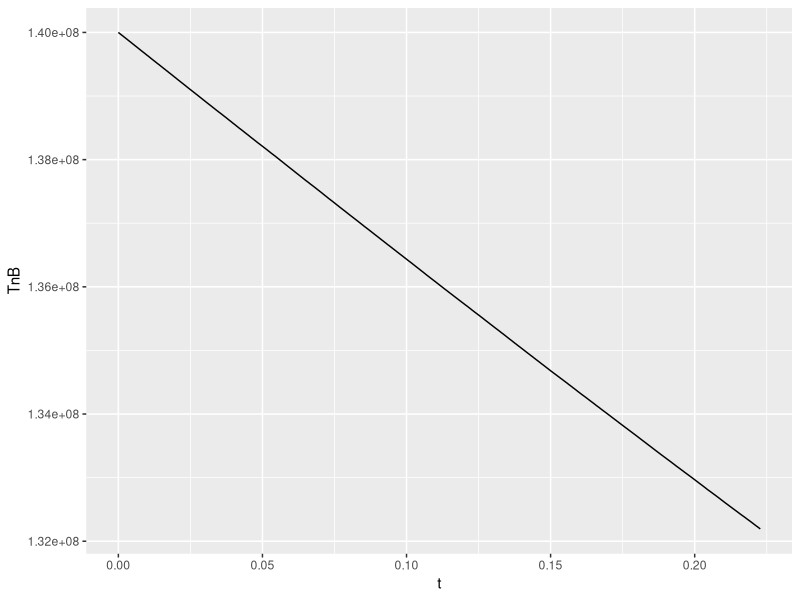
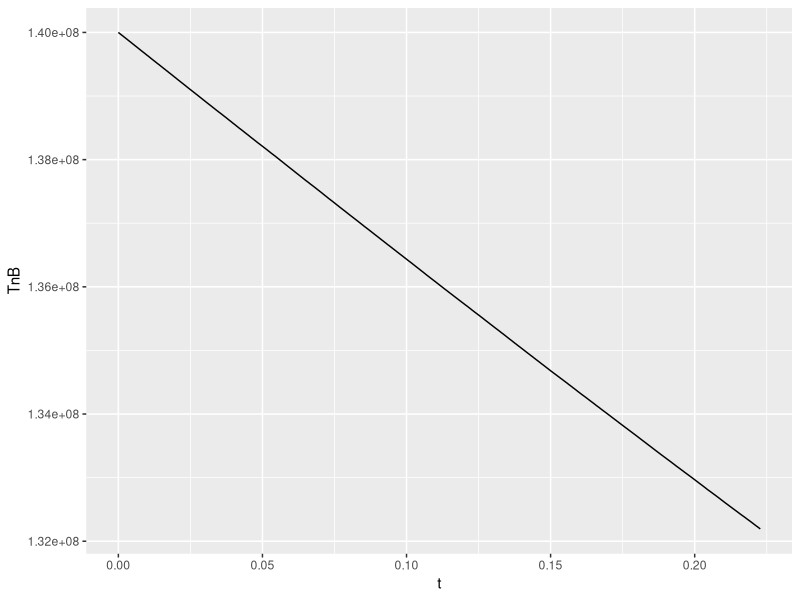
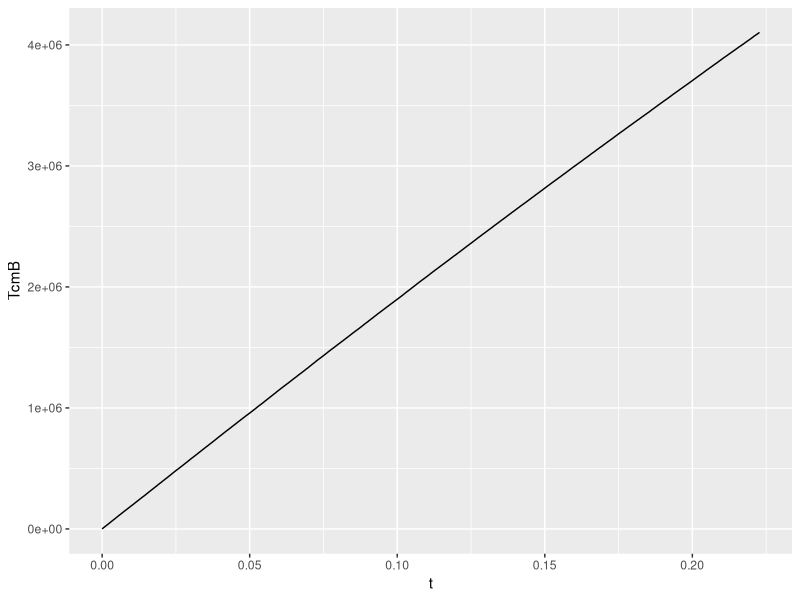
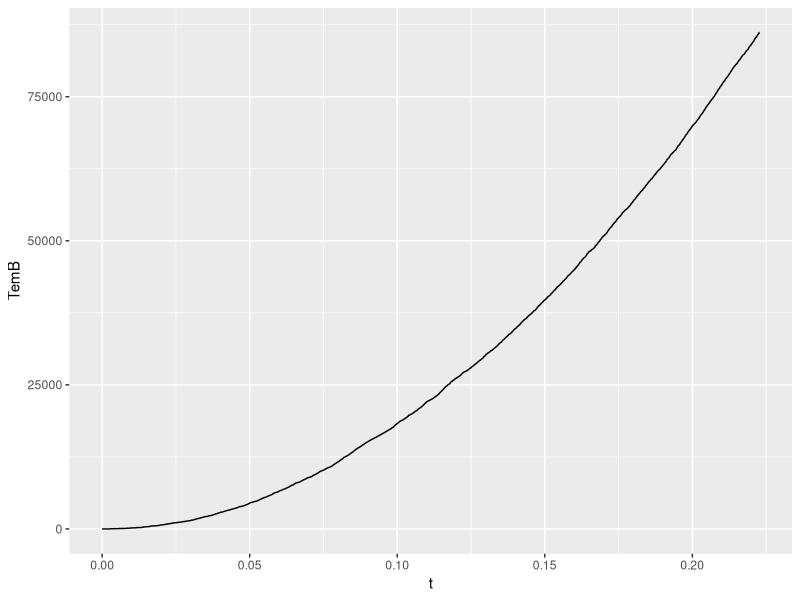
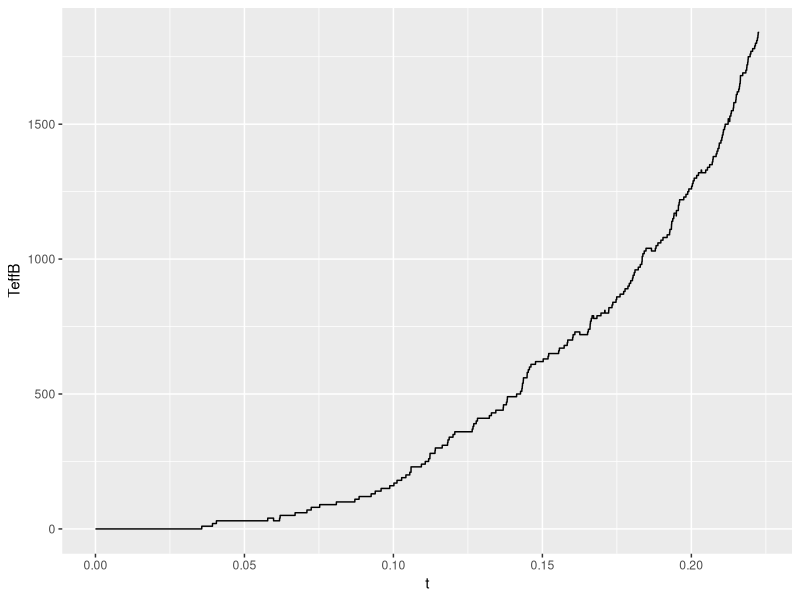
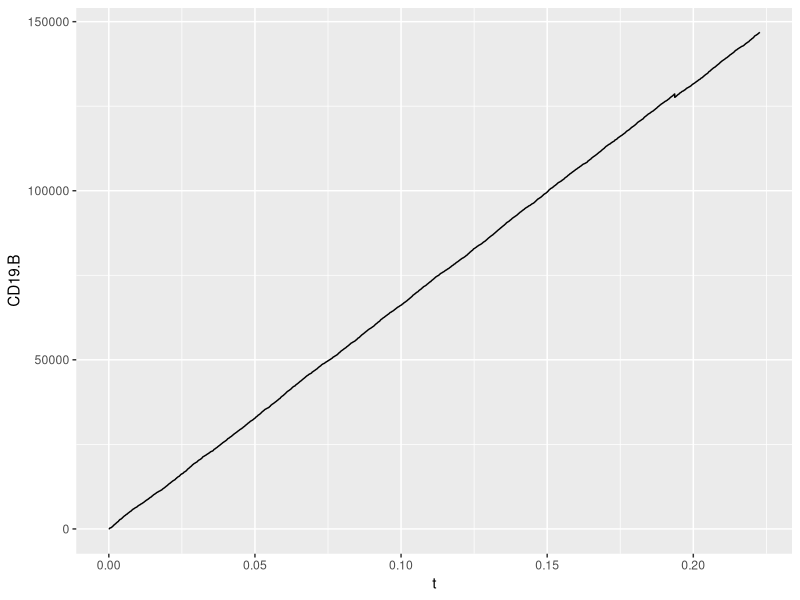
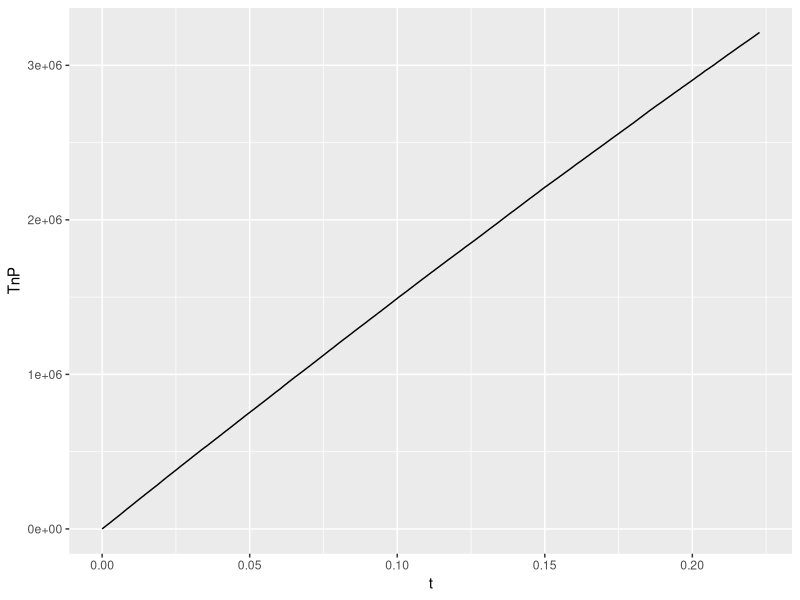
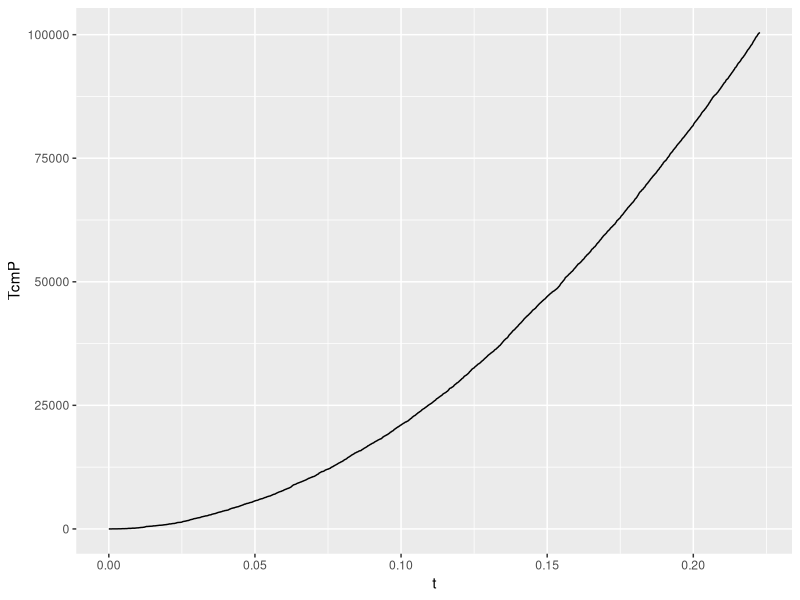

The R source for these figures, in order:
library(tidyverse)
library(Hmisc)

species <- c("TnB","TcmB","TemB","TeffB","CD19+B","TnP","TcmP","TemP","TeffP","CD19+P")

#defining the scales altering the rates and number of cells involved in each reaction

scales <- c(1,#A
            1,#B
            1,#C
            1,#D
            1,#E
            1,#F
            1,#G
            1,#H
            1,#I
            1,#J
            100,#K
            100,#L
            100,#M
            100,#N
            100,#O
            100,#P
            100,#Q
            100,#R
            1,#S
            1,#T
            1,#U
            1,#V
            1,#Q
            1,#R
            1,#S
            1,#T
            1,#U
            1,#V
            1,#W
            1,#X
            1,#Y
            1,#Z
            100,#A2
            1,#B2
            1,#C2
            1,#D2
            1,#E2
            1,#F2
            1,#G2
            100,#H2
            100,#I2
            100,#J2
            100,#K2
            100,#L2
            100,#M2
            100,#N2
            100 #O2
)

scales <- 10*scales

#Defining the stoicheometric matrix

#The reactions representing the natural elimination rate of CAR-T cells in the blood 
react_elim <- c(-scales[1],rep(0,9), #A
                0,-scales[2],rep(0,8),#B
                0,0,-scales[3],rep(0,7),#C
                rep(0,3),-scales[4],rep(0,6)) %>% #D
  matrix(nrow=10) %>% t()

colnames(react_elim) <- species

#The reactions representing the differentiation of CAR-T cells in the blood
react_diff_B <- c(-scales[5],scales[5],rep(0,8),#E
                  0,-scales[6],scales[6],rep(0,7),#F
                  0,0,-scales[7],scales[7],rep(0,6)) %>% #G
  matrix(nrow = 10) %>% t()

colnames(react_diff_B) <- species

#The reactions representing the natural proliferation rate of species in the blood
react_nat_prolif_B <- c(scales[8],rep(0,9),#H
                    0,scales[9],rep(0,8),#I
                    0,0,scales[10],rep(0,7),#J
                    rep(0,4),scales[11],rep(0,5)) %>% #K
  matrix(nrow = 10) %>% t()

colnames(react_nat_prolif_B) <- species

#The reactions representing tumor cells in the blood being killed by CAR-T cells
react_kill_B <- c(rep(0,4),-scales[12],rep(0,5), #L
                  rep(0,4),-scales[13],rep(0,5), #M
                  rep(0,4),-scales[14],rep(0,5),#N
                  rep(0,4),-scales[15],rep(0,5)) %>% #O
  matrix(nrow=10) %>% t()

colnames(react_kill_B)<- species

#The reactions representing the proliferation of CAR-T cells in the blood induced by the presence of tumor cells
react_induce_prolif_B <- c(scales[16],rep(0,9), #P
                           0,scales[17],rep(0,8), #Q
                           0,0,scales[18],rep(0,7)) %>% #R
  matrix(nrow=10) %>% t()

#The reactions representing the migration of species between compartments
react_migration <- c(-scales[19],rep(0,4),scales[19],rep(0,4), #S
                      scales[20],rep(0,4),-scales[20],rep(0,4), #T
                     0,-scales[21],rep(0,4),scales[21],rep(0,3), #U
                     0,scales[22],rep(0,4),-scales[22],rep(0,3), #V
                     0,0,-scales[23],rep(0,4),scales[23],0,0,#W
                     0,0,scales[24],rep(0,4),-scales[24],0,0,#X
                     rep(0,3),-scales[25],rep(0,4),scales[25],0,#Y
                     rep(0,3),scales[26],rep(0,4),-scales[26],0, #Z
                     rep(0,4),scales[27],rep(0,4),-scales[27]) %>% #A2
                    #Tumor cells are assumed to be unable to migrate back to peripheral tissue
  matrix(nrow = 10) %>% t()

colnames(react_migration) <- species

#The reactions representing CAR-T cell differentiation in the peripheral tissue
react_diff_P <- c(rep(0,5),-scales[28],scales[28],rep(0,3), #B2
                  rep(0,6),-scales[29],scales[29],0,0, #C2
                  rep(0,7),-scales[30],scales[30],0) %>% #D2
  matrix(nrow=10) %>% t()

colnames(react_diff_P) <- species

#The reactions representing natural species proliferation in peripheral tissue
react_nat_prolif_P <- c(rep(0,5),scales[31],rep(0,4), #E2
                        rep(0,6),scales[32],rep(0,3),#F2
                        rep(0,7),scales[33],0,0,#G2
                        rep(0,9),scales[34]) %>% #H2
  matrix(nrow = 10) %>% t()

colnames(react_nat_prolif_P) <- species

#The reactions representing tumor cells in peripheral tissue being killed by CAR-T cells
react_kill_P <- c(rep(0,9),-scales[35], #I2
                  rep(0,9),-scales[36], #J2
                  rep(0,9),-scales[37], #K2
                  rep(0,9),-scales[38]) %>% #L2 
  matrix(nrow=10) %>% t()

#The reactions representing the proliferation of CAR-T cells in peripheral tissue induced by the presence of tumor cells
react_induce_prolif_P <- c(rep(0,5),scales[39],rep(0,4), #M2
                           rep(0,6),scales[40],rep(0,3), #N2
                           rep(0,7),scales[41],0,0) %>%  #O2
  matrix(nrow = 10) %>% t()

#All the reactions taking place in the blood
blood_reactions <- rbind(react_elim,react_diff_B,react_nat_prolif_B,react_kill_B,react_induce_prolif_B)

#All the reactions taking place in the peripheral tissue
p_tissue_reactions <- rbind(react_diff_P,react_nat_prolif_P,react_kill_P,react_induce_prolif_P)

#The entire stoicheometric matrix
s_mat <- rbind(blood_reactions,react_migration,p_tissue_reactions)

#Assumptions
blood_vol <- 5*10^6
p_tissue_vol <- 1.75*10^6
tumor_density <- (2/3)*10^6
patient_weight <- 70 #kgs


#Defining the parameters that will be used in the rate equations.
#For these values T cells are defined in cells/ul, the tumor is defined as a volume in ul, and time is defined in days

#Blood
  #T cell elimination rates
ke1 <- 0.0104
ke2 <- 0.0104
ke3 <- 0.0104
ke4 <- 0.518

  #Differentiation
k12_B <- 0.14 #Naive to cm
k23_B <- 0.191  #cm to em
k34_B <- 0.355  #em to effector

  #Homeostatic proliferation
kp1_B <- 0.0005
kp2_B <- 0.007
kp3_B <- 0.007

  #Tumor cell proliferation
k5_B <- 0
#-------------------------------------------------------------------------
                            #Units
K0_B <- 3.85*10^6           #ul
K0_B <- (K0_B * tumor_density)

  #Tumor elimination
Vmax51_B <- 2570 #Naive     #uL(tumor_cell)·day^-1·(T-cells·μL(compartment)^-1)^-1
Vmax51_B <- Vmax51_B * (tumor_density/blood_vol)

Vmax52_B <- 4040 #cm        #uL(tumor_cell)·day^-1·(T-cells·μL(compartment)^-1)^-1
Vmax52_B <- Vmax52_B * (tumor_density/blood_vol)

Vmax53_B <- 3780 #em        #uL(tumor_cell)·day^-1·(T-cells·μL(compartment)^-1)^-1
Vmax53_B <- Vmax53_B * (tumor_density/blood_vol)

Vmax54_B <- 4240 #effector  #uL(tumor_cell)·day^-1·(T-cells·μL(compartment)^-1)^-1
Vmax54_B <- Vmax54_B * (tumor_density/blood_vol)


#Tumor cell volume at half maximum killing rate
KM5_B <- 276*10^3           #μL
KM5_B <- KM5_B *tumor_density

  #Tumor-induced T cell proliferation
Vmax1_B <- 8.46*10^-6       #(cells·μL(compartment)^-1) ·day^-1 ·uL(tumor)^-1  
Vmax1_B <- Vmax1_B * (blood_vol/tumor_density)

KM1_B <- 1.13               #T-cells * ul^-1
KM1_B <- KM1_B * blood_vol
#^^^^^^^^^^^^^^^^^^^^^^^^^^^^^^^^^^^^^^^^^^^^^^^^^^^^^^^^^^^^^^^^^^^^^^^^^

#Migration
kT_BP <- 0.11    #T-cell blood to peripheral tissue
kT_PB <- 0.176   #T-cell peripheral tissue to blood
kCD_BP <- 0     #Tumor blood to peripheral tissue (0)
kCD_PB <- 0.001 #Tumor peripheral tissue to blood

#Peripheral tissue
  #Differentiation
k12_P <- 0.14 #Naive to cm
k23_P <- 0.191  #cm to em
k34_P <- 0.355  #em to effector

  #Homeostatic proliferation
kp1_P <- 0.0005
kp2_P <- 0.007
kp3_P <- 0.007
    #Tumor cell proliferation
k5_P <- 0.0023
#--------------------------------------------------------------------------------
                            #units:

K0_P <- 1.15*10^6           #ul
K0_P <- K0_P * tumor_density

#Tumor elimination
Vmax51_P <- 2570 #Naive     #uL(tumor_cell)·day^-1·(T-cells·μL(compartment)^-1)^-1
Vmax51_P <- Vmax51_P *(tumor_density/p_tissue_vol)

Vmax52_P <- 4040 #cm        #uL(tumor_cell)·day^-1·(T-cells·μL(compartment)^-1)^-1
Vmax52_P <- Vmax52_P *(tumor_density/p_tissue_vol)

Vmax53_P <- 3780 #em        #uL(tumor_cell)·day^-1·(T-cells·μL(compartment)^-1)^-1
Vmax53_P <- Vmax53_P *(tumor_density/p_tissue_vol)

Vmax54_P <- 4240 #effector  #uL(tumor_cell)·day^-1·(T-cells·μL(compartment)^-1)^-1
Vmax54_P <- Vmax54_P * (tumor_density/p_tissue_vol)

#Tumor cell volume at half maximum killing rate
KM5_P <- 276*10^3           #μL
KM5_P <- KM5_P * tumor_density

#Tumor-induced T cell proliferation
Vmax1_P <- 8.46*10^-6       #(cells·μL(compartment)^-1) ·day^-1 ·uL(tumor)^-1  
Vmax1_P <- Vmax1_P *(p_tissue_vol/tumor_density)

KM1_P <- 1.13               #T-cells * ul^-1
KM1_P <- KM1_P *p_tissue_vol

#^^^^^^^^^^^^^^^^^^^^^^^^^^^^^^^^^^^^^^^^^^^^^^^^^^^^^^^^^^^^^^^^^^^^^^^^^^^^^^^

#Initial values
#species <- c("TnB","TcmB","TemB","TeffB","CD19+B","TnP","TcmP","TemP","TeffP","CD19+P")
#state0_base <- 10^-2*c(5.46,5.24,3.25,40.6,0,6.66,42.6,43.2,132,(2.57*10^6))
#state0_adjust <- c(rep(blood_vol,4),tumor_density,rep(p_tissue_vol,4),tumor_density)
#state_0 <- state0_base*state0_adjust

state_0  <- c((2*10^6)*patient_weight,0,0,0,0,0,0,0,0,(1*10^3)*tumor_density)


N <- 10^6 #The number of reactions that will occur (jumps)
t <- rep(0,N) #Time at each jump
dt <- rep(0,N) #Size of each time step

states <- matrix(0,nrow=N,ncol=10) #The state matrix
colnames(states) <- species

states[1,] <- state_0

for(i in 2:N){                 #Loop is as long as the number of jumps given
  #Defining species numbers at the beginning of each time step
  TnB <- states[i-1,1]
  TcmB <- states[i-1,2]
  TemB <- states[i-1,3]
  TeffB <- states[i-1,4]
  CD19B <- states[i-1,5]
  TnP <- states[i-1,6]
  TcmP <- states[i-1,7]
  TemP <- states[i-1,8]
  TeffP <- states[i-1,9]
  CD19P <- states[i-1,10]
  
  #Defining a rate for each reaction
  
  #Elimination
  re_A <- ke1*TnB/scales[1]
  re_B <- ke2*TcmB/scales[2]
  re_C <- ke3*TemB/scales[3]
  re_D <- ke4*TeffB/scales[4]
  
  elim_rates <- c(re_A,re_B,re_C,re_D)
  
  #Differentiation in blood
  re_E <- k12_B*TnB/scales[5]
  re_F <- k23_B*TcmB/scales[6]
  re_G <- k34_B*TemB/scales[7]
  
  diff_B_rates <- c(re_E,re_F,re_G)
  
  #Proliferation in blood
  re_H <- kp1_B*TnB/scales[8]
  re_I <- kp2_B*TcmB/scales[9]
  re_J <- kp3_B*TemB/scales[10]
    #tumor
  re_K <- (k5_B*(1-CD19B/K0_B)*CD19B)/scales[11]
  
  prolif_B_rates <- c(re_H,re_I,re_J,re_K)
  
  #Tumor cell death in blood
  re_L <- ((Vmax51_B*TnB*CD19B)/(KM5_B+CD19B))/scales[12]
  re_M <- ((Vmax52_B*TcmB*CD19B)/(KM5_B+CD19B))/scales[13]
  re_N <- ((Vmax53_B*TemB*CD19B)/(KM5_B+CD19B))/scales[14]
  re_O <- ((Vmax54_B*TeffB*CD19B)/(KM5_B+CD19B))/scales[15]
  
  tumor_death_B_rates <- c(re_L,re_M,re_N,re_O)
  
  #Tumor cell induced proliferation in blood
  re_P <- ((Vmax1_B*CD19B*TnB)/(KM1_B+TnB))/scales[16]
  re_Q <- ((Vmax1_B*CD19B*TcmB)/(KM1_B+TnB))/scales[17]
  re_R <- ((Vmax1_B*CD19B*TemB)/(KM1_B+TnB))/scales[18]
  
  induce_prolif_B_rates <- c(re_P,re_Q,re_R)
  
  #Migration
  re_S <- kT_BP*TnB/scales[19]
  re_T <- kT_PB*TnP/scales[20]
  re_U <- kT_BP*TcmB/scales[21]
  re_V <- kT_PB*TcmP/scales[22]
  re_W <- kT_BP*TemB/scales[23]
  re_X <- kT_PB*TemP/scales[24]
  re_Y <- kT_BP*TeffB/scales[25]
  re_Z <- kT_PB*TeffP/scales[26]
  re_A2 <- (kCD_PB*CD19P)/scales[27]
  
  migration_rates <- c(re_S,re_T,re_U,re_V,re_W,re_X,re_Y,re_Z,re_A2)
  
  #Differentiation in peripheral tissue
  re_B2 <- k12_P*TnP/scales[28]
  re_C2 <- k23_P*TcmP/scales[29]
  re_D2 <- k34_P*TemP/scales[30]
  
  diff_P_rates <- c(re_B2,re_C2,re_D2)
  
  #Natural proliferation in peripheral tissue
  re_E2 <- kp1_P*TnP/scales[31]
  re_F2 <- kp2_P*TcmP/scales[32]
  re_G2 <- kp3_P*TemP/scales[33]
    #tumor
  re_H2 <- (k5_P*(1-CD19P/K0_P)*CD19P)/scales[34]
  
  prolif_P_rates <- c(re_E2,re_F2,re_G2,re_H2)
  
  #Tumor cell death in peripheral tissue
  re_I2 <- ((Vmax51_P*TnP*CD19P)/(KM5_P+CD19P))/scales[35]
  re_J2 <- ((Vmax52_P*TcmP*CD19P)/(KM5_P+CD19P))/scales[36]
  re_K2 <- ((Vmax53_P*TemP*CD19P)/(KM5_P+CD19P))/scales[37]
  re_L2 <- ((Vmax54_P*TeffP*CD19P)/(KM5_P+CD19P))/scales[38]
  
  tumor_death_P_rates <- c(re_I2,re_J2,re_K2,re_L2)
  
  #Tumor cell induced proliferation in peripheral tissue
  re_M2 <- ((Vmax1_P*CD19P*TnP)/(KM1_P+TnP))/scales[39]
  re_N2 <- ((Vmax1_P*CD19P*TcmP)/(KM1_P+TnP))/scales[40]
  re_O2 <- ((Vmax1_P*CD19P*TemP)/(KM1_P+TnP))/scales[41]
  
  induce_prolif_P_rates <- c(re_M2,re_N2,re_O2)
  
  #Combining all of these rates
  blood_rates <- c(elim_rates,diff_B_rates,prolif_B_rates,tumor_death_B_rates,induce_prolif_B_rates)
  periph_rates <- c(diff_P_rates,prolif_P_rates,tumor_death_P_rates,induce_prolif_P_rates)
  
  all_rates <- c(blood_rates,migration_rates,periph_rates)
  tot_rate <- sum(all_rates)
  
  dt[i-1]<- (-log(runif(1)))/tot_rate
  t[i]<-t[i-1]+dt[i-1] #Update time
  
  choice<-sample.int(length(all_rates),1,prob=all_rates) #Choose one of the reactions at random to occur, proportional to the rate of each reaction
  states[i,]<-states[i-1,]+s_mat[choice,] #Update state matrix
} #End of loop for each jump


#Generating graphs

plotting <- cbind(states,t) %>% data.frame() #%>% mutate(t=t)

sub <- seq(1,N,length.out=N/100)
sub_plotting<- plotting[sub,]

path <- "Reactions6Naive2-6Tumor1-3_test21" #Change based on order of reactions, dose of CAR-T cells/kg and tumor size in ul

save_curve <- function(path,title){
  fn=paste0(path,"/",title,".png")
  ggsave(filename=fn)
}

ggplot(data=sub_plotting, aes(x=t,y=TnB)) + geom_line()
save_curve(path,"TnB")

tcmb_plot<-ggplot(data=sub_plotting, aes(x=t,y=TcmB)) + geom_line()
save_curve(path,"TcmB")

temb_plot<-ggplot(data=sub_plotting, aes(x=t,y=TemB)) + geom_line()
save_curve(path,"TemB")

teffb_plot<-ggplot(data=sub_plotting, aes(x=t,y=TeffB)) + geom_line()
save_curve(path,"TeffB")

tumorb_plot<-ggplot(data=sub_plotting, aes(x=t,y=CD19.B)) + geom_line()
save_curve(path,"CD19B")

tnp_plot<-ggplot(data=sub_plotting, aes(x=t,y=TnP)) + geom_line()
save_curve(path,"Tnp")

tcmp_plot<-ggplot(data=sub_plotting, aes(x=t,y=TcmP)) + geom_line()
save_curve(path,"Tcmp")

temp_plot<-ggplot(data=sub_plotting, aes(x=t,y=TemP)) + geom_line()
save_curve(path,"TemP")

teffp_plot<- ggplot(data=sub_plotting, aes(x=t,y=TeffP)) + geom_line()
save_curve(path,"TeffP")

tumorp_plot<-ggplot(data=sub_plotting, aes(x=t,y=CD19.P)) + geom_line()
save_curve(path,"CD19P")

#print(ggplot(data=sub_plotting, aes(x=t,y=TnB)) + geom_line())
#print(ggplot(data=sub_plotting, aes(x=t,y=TcmB)) + geom_line())
#print(ggplot(data=sub_plotting, aes(x=t,y=TemB)) + geom_line())
#print(ggplot(data=sub_plotting, aes(x=t,y=TeffB)) + geom_line())
#print(ggplot(data=sub_plotting, aes(x=t,y=CD19.B)) + geom_line())
#print(ggplot(data=sub_plotting, aes(x=t,y=TnP)) + geom_line())
#print(ggplot(data=sub_plotting, aes(x=t,y=TcmP)) + geom_line())
#print(ggplot(data=sub_plotting, aes(x=t,y=TemP)) + geom_line())
#print(ggplot(data=sub_plotting, aes(x=t,y=TeffP)) + geom_line())
#print(ggplot(data=sub_plotting, aes(x=t,y=CD19.P)) + geom_line())
